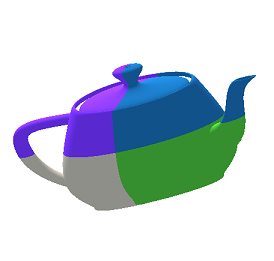
#> input picture img/teapot.png, 274 x 261 px
$ python -i main_km_to_hough_line.py   (imports and definitions only)   (Python 2 division)
#> lines starting #> are read from the running program, lines starting #| are printed output that depends on the picture; after the words box and inside, x2 and y2 are one past the last pixel; in counts of white or black regions, pixels touching at a corner belong together
### basicimage.py
import cv2
import numpy as np
import matplotlib.pyplot as plt
from mpl_toolkits.mplot3d import Axes3D


class Input:
    """
    Class for input image
    """

    def __init__(self, img_name):
        # read image
        # if img_name is a string, create new instance; else if it's an object, copy it
#> called with img_name = 'img/teapot.png'
        if isinstance(img_name, str):
            print("Reading _img file '" + img_name + "'...\n")
            self.img_name = img_name.split(".")[0]
            self.img = cv2.imread("./" + img_name)
#> self.img is the input picture: shape (261, 274, 3); mean B, G, R 217.8, 210.5, 198.8
        elif isinstance(img_name, Input):
            self.img = img_name.copy()
        else:
            print("Illegle parameter!")
            return
        self.rows, self.cols, dim = self.img.shape
#> self.rows = 261; self.cols = 274; dim = 3
        cols = self.cols
#> cols = 274
        rows = self.rows
#> rows = 261

        # RGB scale
        self.bgr = self.img
        # gray scale
        self.gray = cv2.cvtColor(self.img, cv2.COLOR_BGR2GRAY)
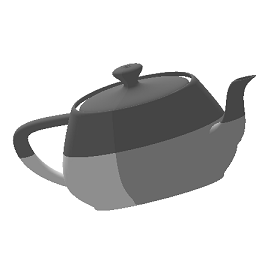
#> self.gray: shape (261, 274); min 35, max 255, mean 207.8
        # hsl scale
        self.hls = cv2.cvtColor(self.img, cv2.COLOR_BGR2HLS)
#> self.hls: shape (261, 274, 3); mean of channels 0, 1, 2 25.5, 210.6, 44.7

        # some correspondances
        # self.pixels_points = {}  # pixel:point
        # self.points_pixels = {}  # point:pixels
        self.points_norms = {}   # point:norm

        # some type of pixles
        self.pixels = {}
        self.points = {}
        self.fg_pixels = {}
        self.bg_pixels = {}
        self.fg_points = {}
        self.bg_points = {}

        # image to show background and foreground regions
        self.fg_map = np.ndarray((rows, cols), dtype=np.uint8)
        self.fg_map_show = self.fg_map.copy()

        # generate fg_map
        for pixel in [(r, c) for r in range(self.rows) for c in range(self.cols)]:
            blue, green, red = point = self.get_bgr_value(pixel)
            if point not in self.points_norms:
                self.points_norms[point] = self.get_bgr_norm(point)

            self.pixels[pixel] = 1
            self.points[point] = 1
            if blue >= 250 and green >= 250 and red >= 250 or blue < 5 and green < 5 and red < 5:
                self.fg_map.itemset(pixel, 0)
                self.fg_map_show.itemset(pixel, 0)
                self.bg_pixels[pixel] = "1"
                self.bg_points[point] = "1"
            else:
                self.fg_map.itemset(pixel, 1)
                self.fg_map_show.itemset(pixel, 255)
                self.fg_pixels[pixel] = "1"
                self.fg_points[point] = "1"
#> this loop made 71514 passes
#> p_arr in get_bgr_norm on pass 1: [255, 255, 255]
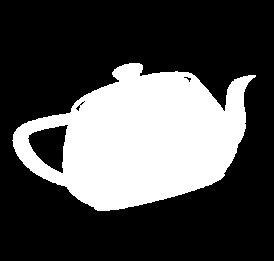
#> self.fg_map: shape (261, 274); values 0 (black) and 1 (white), 30.5% white; 1 white region, box (x1, y1, x2, y2) and area: (12, 63, 256, 211) 21823
#> after the loop, self.bg_pixels = 49691 items; self.bg_points = 21 items; self.fg_pixels = 21823 items; self.fg_points = 3034 items; self.pixels = 71514 items; self.points = 3055 items; self.points_norms = 3055 items

    # [13 lines left out: functions reduce_color, linear_lumiance, not called in this run]

    @staticmethod
    def get_bgr_norm(point):
        p_arr = np.array(point)
        return np.sqrt(float(p_arr.dot(p_arr)))

    def get_bgr_value(self, point_xy, bgr_map=None):
        if bgr_map is None:
            bgr_map = self.img
        bgr = bgr_map[point_xy[0]][point_xy[1]]
        return float(bgr[0]), float(bgr[1]), float(bgr[2])

    # [20 lines left out: functions is_background, resize_fg_gray, not called in this run]

    def show_fg(self):
        cv2.imshow(self.img_name + "_fg", self.fg_map_show)

    # [40 lines left out: functions draw_hemi, fig_set_label, fig_draw_lines, fig_draw_points, not called in this run]
            # @staticmethod
            # def fig_draw_line(ax,lines):

### main_km_to_hough_line.py
__author__ = 'wtq'
# apply KM when generate hough lines to reduce number of lines
# including 3 planes and 4 spheres
# coding=utf-8
__author__ = 'wtq'
import cv2
import basicimage as bm
import numpy as np
import math
import matplotlib.pyplot as plt
from sklearn.cluster import MeanShift, estimate_bandwidth

from sklearn.cluster import KMeans
from sklearn.datasets import make_blobs
import os
from sklearn.decomposition import PCA

NUM_OF_HOUGH_LINE = 6
VECTOR_DIMENSION = 36
K = 20
HEMISPHERE_NUM = 30
COS_FOR_SKELETON = 0.95
KS_LENGTH = 0
K_MAX = 6
DIR_NAME = "sphere_hough_"

SPHERES = [
    # "rgb",
    # "r", "g",
    # "b",
    "rg",
    "rb",
    "gb",
]

# [14 lines left out: function cos_of_vector, not called in this run]

class ColorRemover:
    descriptor_map = None

    def __init__(self, img_name):
        self.img = bm.Input(img_name)
        size = self.img.img.shape
        self.img_after_adjust = np.zeros(size, dtype=np.int64)
        self.adjusted_img = self.img.img.copy()  # used for showing
        self.gray_after_adjust = self.img.gray.copy()
        self.slice_width = 0

        self.descriptor_map = None  # self.generate_descriptor_map()

        self.sphere_maps = {}
        self.hough_spheres = {}

        self.pixels_of_angle_in_sphere = {}
        self.points_of_angle_in_sphere = {}
        self.points_of_hough_line_in_sphere = {}
        self.hough_line_of_point_in_sphere = {}
        self.hough_lines_of_point = {}
        self.points_of_hough_line = {}
        self.pixels_of_hough_line = {}

        self.labels_map = np.array([[-1]*size[1]]*size[0])
        self.cluster_bgr = {}
        self.pixels_of_hough_line_in_sphere = {}
        self.color_line_points = {}
        self.color_lines = {}

        self.points_of_color_line = {}
        self.pixels_of_color_line = {}
        self.color_line_of_pixel = {}
        self.color_line_of_point = {}

        self.pixel_edges = {}
        self.color_line_adjusted = {}

        self.pixels_in_slice = {}

        self.norm_map = self.generate_norm_map()
        norm_max = np.max(self.norm_map)
        width_slice = norm_max / float(HEMISPHERE_NUM)
        self.slice_width = width_slice
        pass

    # [7 lines left out: function slice_pixels, not called in this run]

    def generate_norm_map(self):
        bgr_flap = self.img.bgr.reshape(self.img.cols*self.img.rows, 3)
        norms = map(lambda bgr: np.sqrt(np.int32(bgr).dot(bgr)), bgr_flap)
        norm_map = np.array(norms).reshape(self.img.rows, self.img.cols)
        return norm_map

    # [825 lines left out: functions trans2spaces, generate_descriptor_map, cluster_pixels_km, cluster_pixels, cluster_pixels_ms, generate_color_points_with_label and 19 more, not called in this run]

    def generate_hough_line(self):
        # [13 lines left out: function cvt_polar, not called in this run]

        # project RGB points to sphere
        # 0. without moving O
        # 1. with moving O in direction of R
        # 2. with moving O in direction of G
        # 3. with moving O in direction of B

        for sphere in SPHERES:
            # init vars
            # pixels and points that is with a position on sphere
            # used for clustering
            # one point(angle of polar coordinate) on sphere corresponding to some pixels/points

            # result for clustering RGB points to hough lines.
            self.points_of_hough_line_in_sphere[sphere] = {}
            self.hough_line_of_point_in_sphere[sphere] = {}

            self.pixels_of_angle_in_sphere[sphere] = {}
            self.points_of_angle_in_sphere[sphere] = {}
            self.hough_spheres[sphere] = np.zeros((400, 400, 3), dtype=np.uint8) # for show
            self.sphere_maps[sphere] = np.zeros((400, 400), dtype=np.uint8) # for HT

            if sphere in ["r", "g", "b", "rgb"]:
                for pixel in self.img.fg_pixels:
                    point = self.img.get_bgr_value(pixel)
                    pb, pg, pr = point
                    # move axis
                    if "r" == sphere:
                        point = (pb, pg, pr+50)
                    if "g" == sphere:
                        point = (pb, pg+50, pr)
                    if "b" == sphere:
                        point = (pb+50, pg, pr)

                    # polar coordinate
                    a, b = cvt_polar(point)
                    self.pixels_of_angle_in_sphere[sphere][(a, b)] = \
                        self.pixels_of_angle_in_sphere[sphere].get((a, b), []) + [pixel]
                    self.points_of_angle_in_sphere[sphere][(a, b)] = \
                        self.points_of_angle_in_sphere[sphere].get((a, b), []) + [self.img.get_bgr_value(pixel)]
                    self.sphere_maps[sphere].itemset((b, a), 255)
                    self.hough_spheres[sphere].itemset((b, a, 0), 255)
                    self.hough_spheres[sphere].itemset((b, a, 1), 255)
                    self.hough_spheres[sphere].itemset((b, a, 2), 255)
            if sphere in ["rg", "rb", "gb"]:
                for pixel in self.img.fg_pixels:
                    point = self.img.get_bgr_value(pixel)
                    pb, pg, pr = point
                    # project points to plane
                    if "rg" == sphere:
                        a, b = (pr, pg)
                    if "gb" == sphere:
                        a, b = (pg, pb)
                    if "rb" == sphere:
                        a, b = (pr, pb)

                    self.pixels_of_angle_in_sphere[sphere][(a, b)] = \
                        self.pixels_of_angle_in_sphere[sphere].get((a, b), []) + [pixel]
                    self.points_of_angle_in_sphere[sphere][(a, b)] = \
                        self.points_of_angle_in_sphere[sphere].get((a, b), []) + [self.img.get_bgr_value(pixel)]
                    self.sphere_maps[sphere].itemset((b, a), 255)
                    self.hough_spheres[sphere].itemset((b, a, 0), 255)
                    self.hough_spheres[sphere].itemset((b, a, 1), 255)
                    self.hough_spheres[sphere].itemset((b, a, 2), 255)

            # do hough transform and generate hough lines
            hough_lines_sphere = []
            cv2.imshow("hough_sphere_" + sphere, self.hough_spheres[sphere])
            cv2.waitKey()
            sp_map = np.copy(self.hough_spheres[sphere])
            lines = cv2.HoughLinesP(self.sphere_maps[sphere], 1, np.pi/180, 60, maxLineGap=50)[0]
            i = 0
            for x1, y1, x2, y2 in lines:
                # line: Ax+By+C=0
                A0 = y2-y1 if y2 != y1 else 0.0001
                A = 1.0
                B = (x1-x2)/float(A0)
                C = (x2*y1-x1*y2)/(x2-x1)/float(A0)
                hough_lines_sphere.append((A, B, C, x1, y1, x2, y2))

            if len(hough_lines_sphere) > NUM_OF_HOUGH_LINE:
                hough_lines_sphere = self.km_houg_lines(hough_lines_sphere)

            for a, b, c, x1, y1, x2, y2 in hough_lines_sphere:
                color = [0, 0, 0]
                color[i % 3] = 255
                i += 1
                color = tuple(color)
                cv2.line(sp_map, (int(x1), int(y1)), (int(x2), int(y2)), color, 2)

            cv2.imshow("hough lines", sp_map)
            cv2.waitKey()

            # cluster
            for angle_a, angle_b in self.pixels_of_angle_in_sphere[sphere]:
                min_dist = 360*360*2
                min_line = hough_lines_sphere[0]
                for A, B, C, x1, y1, x2, y2 in hough_lines_sphere:
                    dist = np.power(A*angle_a+B*angle_b+C, 2)/(A*A+B*B)
                    if dist <= min_dist:
                        min_dist = dist
                        min_line = (B, C)

                piexls = self.pixels_of_angle_in_sphere[sphere][(angle_a, angle_b)]
                self.points_of_hough_line_in_sphere[sphere][min_line] = \
                    self.points_of_hough_line_in_sphere[sphere].get(min_line, []) +\
                    [self.img.get_bgr_value(p) for p in piexls]
                for point in self.points_of_hough_line_in_sphere[sphere][min_line]:
                    self.hough_line_of_point_in_sphere[sphere][point] = min_line
#> this loop made 1 pass

        # merge the results of cluster
        for pixel in self.img.fg_pixels:
            point = self.img.get_bgr_value(pixel)
            # lines = tuple(self.hough_line_of_point_in_sphere[sp][point] for sp in self.hough_line_of_point_in_sphere)
            lines = []
            for sp in self.hough_line_of_point_in_sphere:
                line = self.hough_line_of_point_in_sphere[sp][point]
                lines += list(line)
            lines = tuple(lines)
            self.hough_lines_of_point[point] = lines
            self.points_of_hough_line[lines] = self.points_of_hough_line.get(lines, ()) + (point,)
            self.pixels_of_hough_line[lines] = self.pixels_of_hough_line.get(lines, ()) + (pixel,)

    def main_process_of_color_line_sphere_hough(self):
        print "Projecting pixels to sphere...",
        self.generate_hough_line()
        print "done"

        # self.show_cluster_points_hough_1()
        # self.show_label_points_1()
        print "done"
        print "Generating color line points...",
        self.generate_color_points_with_label(self.points_of_hough_line)
        print "done"
        print "Generating color lines...",
        self.generate_color_lines()
        print "done"
        print "Clustering BGR points...",
        self.cluster_points_to_color_line()
        print "done"
        # self.show_cluster_points_1()
        num = 0
        for line in self.points_of_color_line:
            # points = self.line_points[line]
            # lines = [line, ]
            # self.show_lines_points(lines, points)
            pixels = self.pixels_of_color_line[line]
            self.show_pixels(pixels, num)
            num += 1

        # self.show_lines(self.line_pixels.keys(), "color_lines")

        self.show_lines_points(self.pixels_of_color_line.keys(), self.color_line_of_point.keys())
        # for cl in points_cluster_to_line:
        #     self.show_lines_points([cl], points_cluster_to_line[cl], "clusters")

        print "Transfroming...",
        self.adjust_color()
        dir_name = DIR_NAME + self.img.img_name
        cv2.imwrite(dir_name+"/result.bmp", self.gray_after_adjust)
        cv2.imshow("result", self.gray_after_adjust)
        cv2.waitKey()
        print "done"

# [17 lines not run here, left out]
        # cv2.imshow("result gray r", cr.gray_after_adjust)
        # cv2.imshow("gray", cr._img.gray)
        # cv2.waitKey()

#> (the run stopped early here; a loop or call above may not have finished)
